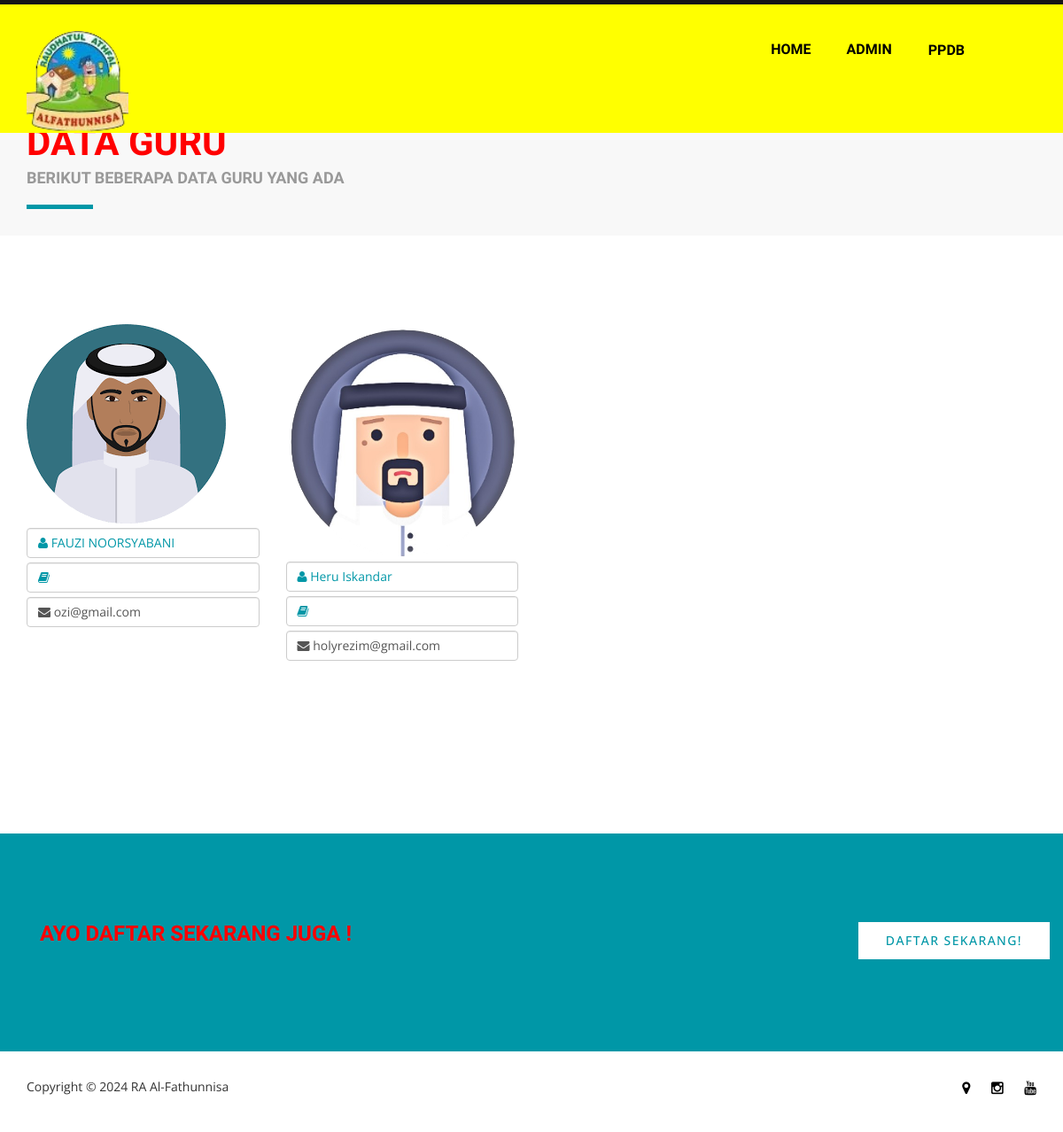
Screenshot of /guru.php with the database file from the repository.
### tables this page shows
CREATE TABLE `guru` (
  `id` int(5) NOT NULL,
  `nama` varchar(50) NOT NULL,
  `mapel` varchar(100) NOT NULL,
  `jabatan` varchar(50) NOT NULL,
  `email` varchar(100) NOT NULL,
  `foto` varchar(100) NOT NULL
);

### guru.php (the view, shortened to what this page needs)
<?php
include "pondasi/kepala.php";
?>
<body>
    <section id="content" class="single-wrapper">
        <div class="grey-background wow fadeIn">
            <div class="container">
                <div class="heading-block page-title wow fadeInUp">
                    <h1>Data Guru</h1>
                    <h4 class="tagline">Berikut beberapa data guru yang ada</h4>
                </div>
            </div>
        </div>
        <div class="class-course">
            <div class="container">
                <div class="row">
                    <div class="teacher-nav wow fadeInUp" role="tablist" id="planTabs">
                        <ul class="no-margin no-padding">
                            <?php
                            include "admin/config/koneksi.php";
                            $sql = mysqli_query($conn, "SELECT * FROM guru");
                            while ($b = mysqli_fetch_assoc($sql)) {
                            ?>
                                <li role="presentation" class="col-md-3 active">
                                    <a href="#stelarobson" aria-controls="stelarobson" role="tab" data-toggle="tab">
                                        <img src="admin/foto/guru/<?php echo $b['foto'] ?>" alt="" />
                                        <a href="#" class="form-control" style="margin-top: 5px; color:#0097a7"><i class="fa fa-user"></i> <?php echo $b['nama'] ?></a>
                                        <a href="#" class="form-control" style="margin-top: 5px; color:#0097a7;"><i class="fa fa-book"></i> <?php echo $b['mapel'] ?></a>
                                        <a href="mailto:<?php echo $b['email'] ?>" class="form-control" style="margin-top: 5px; margin-bottom: 15px">
                                            <i class="fa fa-envelope"></i> <?php echo $b['email'] ?></a></br>
                                </li>
                            <?php } ?>
                        </ul>
                    </div>
                </div>
            </div>
        </div>
        </div>
    <footer id="footer">
        <div class="container">
            <div class="container">
                <div class="row">
                    <div class="col-md-8 pull-left wow fadeInUp">
                        <h3>Ayo Daftar Sekarang Juga !</h3>
                    </div>
                    <div class="col-md-4 wow fadeInUp">
                        <div class="button-normal white pull-right">
                            <a href="pendaftaran.php" class="no-margin">Daftar Sekarang!</a>
                        </div>
                    </div>
                </div>
            </div>
        </div>
    </footer>
    <?php
    include "pondasi/kaki.php";
    ?>
</body>
</html>

### pondasi/kepala.php (shortened to what this page needs)
<!DOCTYPE html>
<html dir="ltr" lang="en-US">
<head>
    <link rel="stylesheet" href="css/bootstrap.min.css" type="text/css" />
    <link rel="stylesheet" href="css/plugin.css" type="text/css" />
    <link rel="stylesheet" href="css/style.css" type="text/css" />
    <link rel="stylesheet" href="css/responsive.css" type="text/css" />
</head>
<body>
    <div id="main-wrapper" class="animsition clearfix">
        <header id="header" class="site-header clearfix"  style="background-color: yellow;">
            <div class="container">
                <div class="row">
                    <div class="logo col-md-2">
                        <a href="index.php">
                            <img src="image/logorafix.png" alt="" width="115px" height="115px">
                        </a>
                    </div>
                    <div class=" navigation col-md-10 text-right">
                        <div id="sb-search" class="sb-search">
                            <form>
                                <input class="sb-search-input" placeholder="Enter your search term..." type="search" value="" name="search" id="search" style="background-color: yellow;">
                                <span class="sb-icon-search" style="background-color: yellow;"><i class="fa fa-search"></i></span>
                            </form>
                        </div>
                        <nav id="main-menu" class="menu">
                            <ul id="menu-top-menu" class="menus">
                                <li><a href="index.php">Home</a></li>
                                <li><a href="admin">Admin</a></li>
                                <li><a class="btn" href="pendaftaran.php">PPDB</a></li>
                            </ul>
                        </nav>
                </div>
            </div>
        </header>

### pondasi/kaki.php (shortened to what this page needs)
<div id="copyright">
    <div class="container">
        <div class="row">
            <div class="copyright-text col-md-6">
                <p>Copyright &copy; 2024 RA Al-Fathunnisa</p>
            </div>
            <div class="social-links col-md-6">
                <ul class="no-padding">
                    <li><a href="https://maps.app.goo.gl/kDvaeMQNF3vPqCRKA" target="_blank"><i class="fa fa-map-marker"></i></a></li>
                    <li><a href="https://www.instagram.com/ra.alfathunnisa/" target="_blank"><i class="fa fa-instagram"></i></a></li>
                    <li><a href="https://www.instagram.com/ra.alfathunnisa/" target="_blank"><i class="fa fa-youtube"></i></a></li>
                </ul>
            </div>
        </div>
    </div>
</div>
</body>
</html>

### css/style.css (style rules this page uses)
html { font-size: 62.5%; -webkit-font-smoothing: antialiased; height: 100%; }
body { word-wrap:break-word; -ms-word-wrap:break-word; font-family:'Open Sans', sans-serif; font-size: 14px; color: #fc0000; }
ol, ul { list-style: none; }
img { max-width:100%; height:auto; display: block; }
h1, h2, h3, h4, h5, h6 { font-family:'Dosis', sans-serif; font-weight: 700; text-transform: uppercase; margin-bottom: 20px; margin-top: 0; }
h1 { font-size: 42px; font-size: 4.2rem; line-height: 1.4; }
h3 { font-size: 24px; font-size: 2.4rem; line-height: 1.11111; }
h4 { font-size: 18px; font-size: 1.8rem; line-height: 1.125; }
a { cursor: pointer; outline: none; color: #000; text-decoration: none !important; -webkit-transition: all .2s ease-in-out; -o-transition: all .2s ease-in-out; transition: all .2s ease-in-out; }
p { margin: 0 0 10px; color: #333333; }
.no-padding { padding: 0 !important; }
.no-margin { margin: 0 !important; }
button.button-normal, .button-normal a { display: inline-block; padding: 10px 30px; text-transform: uppercase; letter-spacing: 0.1em !important; font-size: 14px; font-weight: 500; margin: 30px 0; }
button.button-normal.white, .button-normal.white a { background-color: #ffffff; border: 1px solid #ffffff; color: #0097a7; }
#header { background-color: #000000; position: fixed; width: 100%; z-index: 1000; border-top: 5px solid #161616; }
#header .logo, ul.menus li a, #header.fixedwrap ul.menus li.has-child a:hover:after, #header.fixedwrap ul.menus li.open a:after, #header.fixedwrap .sb-icon-search, #header.fixedwrap .sb-search-submit { -webkit-transition: all 0.6s ease 0s; -moz-transition: all 0.6s ease 0s; -ms-transition: all 0.6s ease 0s; -o-transition: all 0.6s ease 0s; transition: all 0.6s ease 0s; }
#header .logo { margin-top: 30px; }
ul.menus { float: right; padding: 0; margin: 0 60px 0 0; }
ul.menus li { float: left; }
ul.menus li a { font-family:'Dosis', sans-serif; font-size: 16px; font-weight: 700; text-transform: uppercase; padding: 40px 20px; display: block; }
.sb-search { position: absolute; z-index: 1; right: 0; width: 0%; min-width: 70px; height: 100%; float: right; overflow: hidden; -webkit-transition: width 0.3s; -moz-transition: width 0.3s; transition: width 0.3s; -webkit-backface-visibility: hidden; }
.sb-search-input { position: absolute; top: 0; right: 0; border: none; outline: none; background: #fff; width: 100%; height: 100%; margin: 0; z-index: 10; padding: 20px 65px 20px 20px; font-family: inherit; font-size: 20px; color: #999999; }
.sb-icon-search, .sb-search-submit { display: block; position: absolute; right: 15px; top: 0; padding: 0; margin: 0; text-align: center; cursor: pointer; height: 100%; line-height: 102px; }
.single-wrapper { padding-top: 107px; }
.grey-background { background-color: #f8f8f8; }
.page-title { padding: 25px 0px 30px 0px; }
.heading-block:after { content:''; display: block; margin: 30px 0; width: 50px; border-top: 2px solid #0097a7; }
.heading-block h4.tagline { color: #999999; }
.heading-block.page-title:after { content:''; display: block; margin: 10px 0 0 0; width: 75px; border-top: 5px solid #0097a7; }
.heading-block.page-title h1 { margin-bottom: 0; }
.class-course { padding: 100px 0; }
.teacher-nav { margin-bottom: 60px; overflow: hidden; }
.teacher-nav li { float: left; }
.teacher-nav li img { opacity: 0.3; -webkit-transition: all .2s ease-in-out; -o-transition: all .2s ease-in-out; transition: all .2s ease-in-out; }
.teacher-nav li.active img, .teacher-nav li:hover img { opacity: 1; }
#footer { background-color: #0097a7; padding: 100px 0; }
#copyright { padding: 30px 0; }
#copyright .social-links ul { float: right; }
#copyright .social-links ul li { display: inline-block; margin: 0 10px; }
#copyright .social-links ul li:last-child { margin-right: 0; }
#copyright .social-links ul li a { font-size: 16px; }
body { color: rgb(255, 0, 0); }

### rows the page displays
guru: foto (picture), nama "FAUZI NOORSYABANI", email "ozi@gmail.com"
guru: foto (picture), nama "Heru Iskandar", email "holyrezim@gmail.com"
